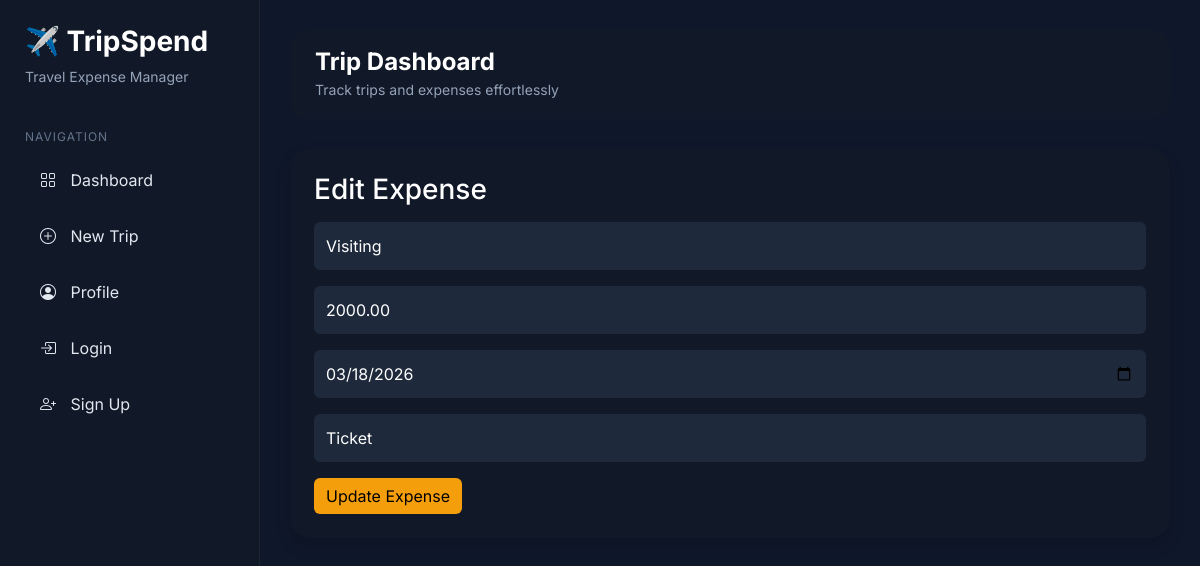
The app's page /expense/13/edit/ with its own data.
### tripspend_app/models.py (models this page shows, shortened)
class Expense(models.Model):
    trip = models.ForeignKey(
        Trip,
        on_delete=models.CASCADE,
        related_name="expenses"
    )
    category = models.ForeignKey(
        ExpenseCategory,
        on_delete=models.SET_NULL,
        null=True,
        blank=True
    )
    description = models.CharField(max_length=200, blank=True)
    amount = models.DecimalField(max_digits=10, decimal_places=2)
    date = models.DateField()
    created_at = models.DateTimeField(auto_now_add=True)

class ExpenseCategory(models.Model):
    name = models.CharField(max_length=50)

### tripspend_app/views.py (the view, shortened to what this page needs)
# urls.py: path("expense/<int:pk>/edit/", views.edit_expense, name="edit_expense"),
def edit_expense(request, pk):
    expense = get_object_or_404(Expense, pk=pk)
    categories = ExpenseCategory.objects.all()
    return render(request, "expense_form.html", {
        "expense": expense,
        "categories": categories,
    })

### tripspend_app/templates/expense_form.html (shortened to what this page needs)
{% extends "base.html" %}
{% block content %}
<div class="card p-4 shadow">
    <h3 class="mb-3">
        {% if expense %}Edit Expense{% else %}Add Expense{% endif %}
    </h3>
    <form method="post">
        <input
            type="text"
            name="description"
            class="form-control mb-3"
            placeholder="Description"
            value="{{ expense.description|default:'' }}"
        >
        <input
            type="number"
            step="0.01"
            name="amount"
            class="form-control mb-3"
            placeholder="Amount"
            value="{{ expense.amount|default:'' }}"
            required
        >
        <input
            type="date"
            name="date"
            class="form-control mb-3"
            value="{{ expense.date|date:'Y-m-d' }}"
            required
        >
        <select name="category" class="form-control mb-3">
            {% for cat in categories %}
                <option value="{{ cat.id }}"
                    {% if expense.category and expense.category.id == cat.id %}selected{% endif %}>
                    {{ cat.name }}
                </option>
            {% endfor %}
        </select>
        <button type="submit" class="btn btn-warning">
            {% if expense %}Update Expense{% else %}Add Expense{% endif %}
        </button>
    </form>
</div>
{% endblock %}

### tripspend_app/templates/base.html (style rules this page uses)
* { font-family: 'Inter', sans-serif; }
body { margin:0; background:#0f172a; color:white; min-height:100vh; }
.card { background:#111827; border:none; border-radius:20px; color:white; transition:.3s; }
.btn-warning { background:#f59e0b; border:none; }
.form-control { background:#1e293b; border:none; color:white; padding:12px; }
.form-control::placeholder { color:#94a3b8; }

### records on screen
Expense: description "Visiting", amount "2000.00", date "03/18/2026", category "Ticket"
